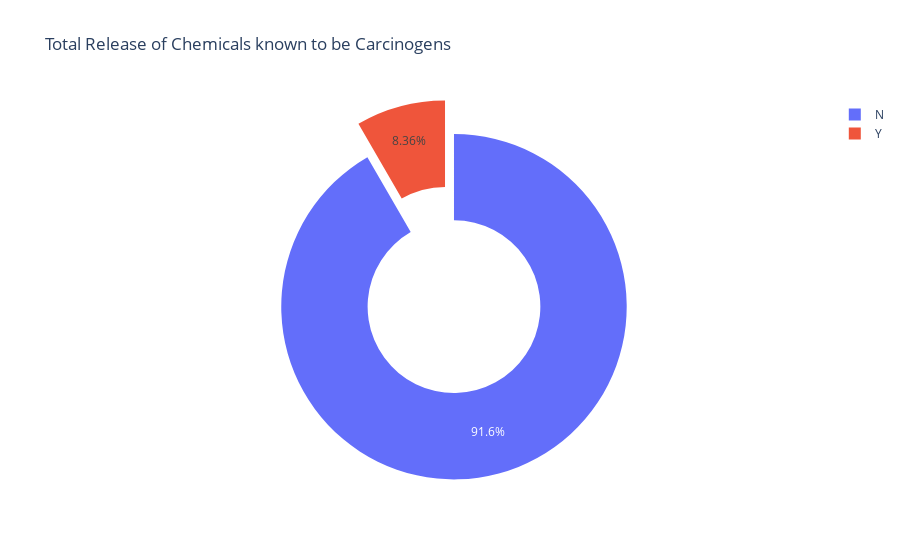

Here is the notebook cell this chart was saved with:
### Code cell
fig = go.Figure(data=[go.Pie(labels =labels, values = values, hole =.5, pull = .1)])
fig.update_layout(title_text = 'Total Release of Chemicals known to be Carcinogens')
fig.show()
plotly.offline.plot(fig, filename='carcinogen_amount.html', auto_open = False)

### Figure 1 — Plotly figure (JSON) as saved in the notebook; plotly's stock layout.template omitted (floating-point values rounded to 4 significant figures)
{"data": [{"hole": 0.5, "labels": ["N", "Y"], "pull": 0.1, "type": "pie", "values": [404700000.0, 36910000.0]}], "layout": {"title": {"text": "Total Release of Chemicals known to be Carcinogens"}}}
